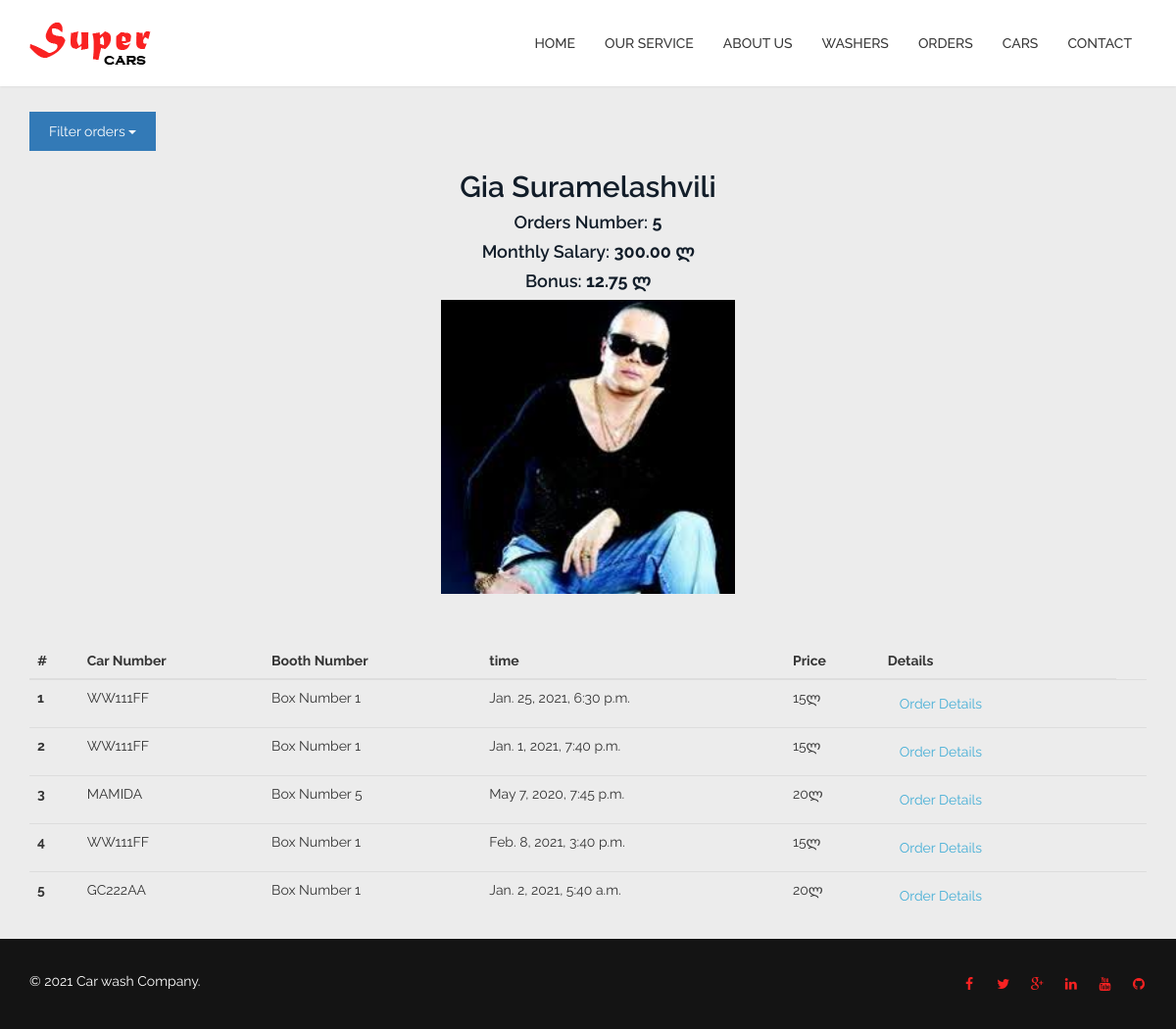
Page /9/washer/ on the committed database.
### user/models.py (models this page shows, shortened)
class User(AbstractUser):
    username = None
    email = models.EmailField(_('email address'), unique=True)
    birthdate = models.DateField(verbose_name=_('Birth Date'), )
    image = models.ImageField(verbose_name=_("Image"), upload_to='profiles')
    salary = models.DecimalField(max_digits=8, decimal_places=2, verbose_name=_('Salary'), help_text='in Lari',
                                 blank=True, null=True)
    share = models.DecimalField(max_digits=8, decimal_places=2, verbose_name=_('Share per wash'), help_text='%',
                                null=True, blank=True)
    phone_number = models.CharField(max_length=50, verbose_name=_('Phone Number'))
    hire_date = models.DateField(auto_now_add=True)
    status = models.PositiveSmallIntegerField(choices=Status.choices)
    objects = UserManager()
    USERNAME_FIELD = 'email'
    REQUIRED_FIELDS = []
    class Meta:
        verbose_name = _('Employee')
        verbose_name_plural = _('Employees')

### serviceapp/models.py (models this page shows, shortened)
class Order(models.Model):
    car = models.ForeignKey(
        to='serviceapp.Car',
        on_delete=models.CASCADE,
        related_name='order')
    booth = models.ForeignKey(to='serviceapp.Booth', on_delete=models.PROTECT, related_name='order')
    start_date = models.DateTimeField(verbose_name=_('Scheduled time'))
    end_date = models.DateTimeField(verbose_name=_('End time'), null=True, blank=True)
    wash_type = models.ForeignKey(
        to='serviceapp.WashType',
        related_name='orders',
        on_delete=models.PROTECT,
    )
    note = models.TextField(null=True, blank=True, verbose_name=_('Note'))
    coupon = models.ForeignKey(
        to='serviceapp.Coupon', related_name='orders',
        on_delete=models.PROTECT,
        null=True, blank=True,
    )
    employee = models.ForeignKey(
        to='user.User',
        on_delete=models.SET_NULL,
        null=True,
        related_name='order')
    price = models.IntegerField()
    created_date = models.DateTimeField(auto_now_add=True)
    class Meta:
        verbose_name = _('Order')
        verbose_name_plural = _('Orders')

class Car(models.Model):
    licence_plate = models.CharField(max_length=20)
    car_type = models.ForeignKey(
        to='serviceapp.CarType',
        on_delete=models.SET_NULL,
        null=True,
        related_name='cars')
    def __str__(self):
        return self.licence_plate
    class Meta:
        verbose_name = _('Car')
        verbose_name_plural = _('Cars')

class Booth(models.Model):
    number = models.SmallIntegerField(verbose_name=_('Booth Number'))
    def __str__(self):
        return f'Box Number {self.number}'

### serviceapp/views.py (the view)
# urls.py: path('<int:pk>/washer/', washer_detail, name='washer_detail'),
def washer_detail(request: WSGIRequest, pk: int) -> HttpResponse:
    washer = get_object_or_404(User.objects.filter(status=Status.washer.value), pk=pk)
    filter_day = request.GET.get('filter')
    now = timezone.now()
    if filter_day:
        filter_date = now - timezone.timedelta(days=int(filter_day))
        orders = Order.objects.filter(employee=pk, end_date__isnull=False, start_date__gte=filter_date)
    else:
        orders = Order.objects.filter(employee=pk, end_date__isnull=False)
    bonus = 0
    if orders.exists():
        sum_prices = orders.aggregate(Sum('price'))['price__sum']
        bonus = sum_prices * washer.share / 100
    return render(request, template_name='pages/washer_details.html', context={
        'orders': orders,
        'washer': washer,
        'bonus_money': bonus,
        'filter_day': filter_day
    })

### templates/pages/washer_details.html (shortened to what this page needs)
{% extends 'layout.html' %}
{% load static %}
{% block content %}
    <div class="container">
        <div class="dropdown">
            <br>
            <button class="btn btn-primary dropdown-toggle" type="button" data-toggle="dropdown">Filter orders
                <span class="caret"></span></button>
        </div>
        <h2 class="section-title text-center wow fadeInDown">{{ washer.first_name }} {{ washer.last_name }}</h2>
        <h4 class="section-title text-center wow fadeInDown">Orders Number: <b>{{ orders.count }}</b></h4>
        <h4 class="section-title text-center wow fadeInDown">Monthly Salary: <b>{{ washer.salary }} ლ</b></h4>
        <h4 class="section-title text-center wow fadeInDown">Bonus: <b>{{ bonus_money }} ლ</b></h4>
        <div class="team-img">
            <img class=" employee-img" src="{{ washer.image.url }}" alt="">
        </div>
        <table class="table table-dark">
            <thead>
            <tr>
                <th scope="col">#</th>
                <th scope="col">Car Number</th>
                <th scope="col">Booth Number</th>
                <th scope="col">time</th>
                <th scope="col">Price</th>
                <th scope="col">Details</th>
            </tr>
            </thead>
            <tbody>
            {% for order in orders %}
                <tr>
                    <th scope="row">{{ forloop.counter }}</th>
                    <td>{{ order.car }}</td>
                    <td>{{ order.booth }}</td>
                    <td>{{ order.end_date }}</td>
                    <td>{{ order.price }}ლ</td>
                    <td><a href="{% url 'wash:order_detail' order.pk %}" class="btn ">Order Details</a></td>
                    <th>
                </tr>
            {% endfor %}
            </tbody>
        </table>
    </div>
{% endblock %}

### car_wash/static/serviceapp/css/forms.css (style rules this page uses)
h1, h2, h3, h4, h5, h6 { margin: 0px; }
button { outline: none !important; border: none; background: transparent; }
.container { max-width: 1200px; }

### car_wash/static/serviceapp/css/styles.css (style rules this page uses)
body { padding-top: 88px; font-family: 'Raleway', sans-serif; font-weight: 400; color: #353535; line-height: 26px; background: #ececec; }
h1, h2, h3, h4, h5, h6 { font-weight: 600; font-family: 'Raleway', sans-serif; color: #121D29; }
a { color: #45aed6; -webkit-transition: color 400ms, background-color 400ms; -moz-transition: color 400ms, background-color 400ms; -o-transition: color 400ms, background-color 400ms; transition: color 400ms, background-color 400ms; }
.btn { border-width: 0; border-radius: 0; }
.btn.btn-primary { color: #FFFFFF; padding: 10px 20px; }
.employee-img { display: block; margin-left: auto; margin-right: auto; width: 300px; height: 300px; margin-bottom: 50px; }

### rows in the picture
User: first_name "Gia", last_name "Suramelashvili", salary "300.00", image (picture)
Order: car "WW111FF", booth "Box Number 1", end_date "Jan. 25, 2021, 6:30 p.m.", price "15"
Order: car "WW111FF", booth "Box Number 1", end_date "Jan. 1, 2021, 7:40 p.m.", price "15"
Order: car "MAMIDA", booth "Box Number 5", end_date "May 7, 2020, 7:45 p.m.", price "20"
Order: car "WW111FF", booth "Box Number 1", end_date "Feb. 8, 2021, 3:40 p.m.", price "15"
Order: car "GC222AA", booth "Box Number 1", end_date "Jan. 2, 2021, 5:40 a.m.", price "20"

### other values in the picture
{{ orders.count }} "5"
{{ bonus_money }} "12.75"
